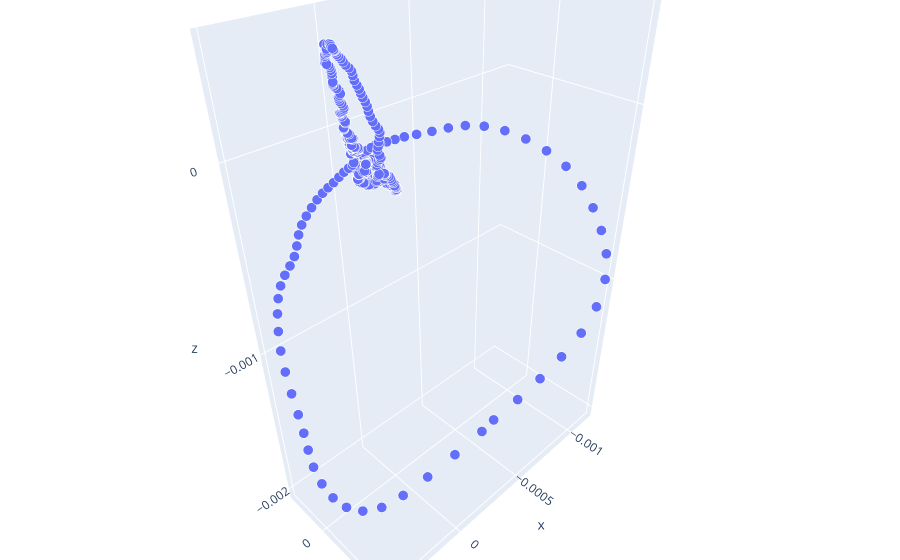
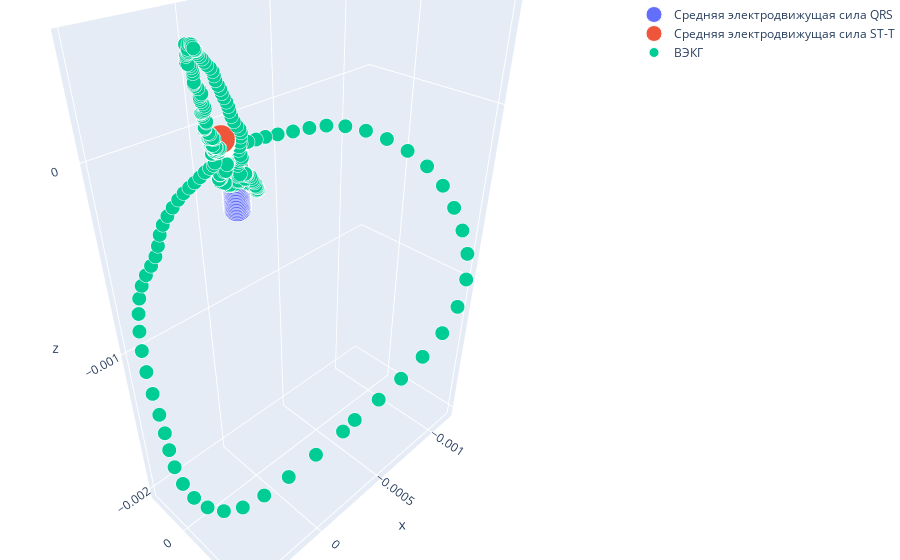

The cell these charts' notebook holds for them, in order:
### Markdown cell above
### Пример работы обработчика edf данных:

### Code cell
input ={}
input["data_edf"] = '../dataset/EDF EF/00030.edf'
input["n_term_start"] = 3
input["n_term_finish"] = None
input["filt"] = False
input["f_sreza"] = 0.7
input["f_sampling"] = 700
input["show_detected_pqrst"] = True
input["show_ecg"] = True
input["plot_3d"] = True
input["save_images"] = False
input["show_log_scaling"] = True
input["cancel_showing"] = False
input["qrs_loop_area"] = True
input["t_loop_area"] = True
input["show_log_loop_area"] = True
input["count_qrst_angle"] = True
input["show_log_qrst_angle"] = True
input['save_coord']=False
input["mean_filter"] = False
res = processing(input)

### Figure 1 — Plotly figure (JSON) as saved in the notebook; plotly's stock layout.template omitted (floating-point values rounded to 4 significant figures; data arrays with more than 128 entries replaced by an {"elided": "..."} marker saying what was removed)
{"data": [{"hovertemplate": "x=%{x}<br>y=%{y}<br>z=%{z}<br>size=%{marker.size}<extra></extra>", "legendgroup": "", "marker": {"color": "#636efa", "opacity": 1, "size": {"elided": "653 int values"}, "sizemode": "area", "sizeref": 1, "symbol": "circle"}, "mode": "markers", "name": "", "scene": "scene", "showlegend": false, "type": "scatter3d", "x": {"elided": "653 float values"}, "y": {"elided": "653 float values"}, "z": {"elided": "653 float values"}}], "layout": {"legend": {"itemsizing": "constant", "tracegroupgap": 0}, "margin": {"b": 0, "l": 0, "r": 0, "t": 0}, "scene": {"domain": {"x": [0, 1], "y": [0, 1]}, "xaxis": {"title": {"text": "x"}}, "yaxis": {"title": {"text": "y"}}, "zaxis": {"title": {"text": "z"}}}}}

### Figure 2 — Plotly figure (JSON) as saved in the notebook; plotly's stock layout.template omitted (floating-point values rounded to 4 significant figures; data arrays with more than 128 entries replaced by an {"elided": "..."} marker saying what was removed)
{"data": [{"marker": {"opacity": 1, "size": [20, 20, 20, 20, 20, 20, 20, 20, 20, 20, 20, 20, 20, 20, 20, 20, 20, 20, 20, 20, 20, 20, 20, 20, 20, 20, 20, 20, 20, 20, 20, 20, 20, 20, 20, 20, 20, 20, 20, 20, 20], "sizemode": "diameter"}, "mode": "markers", "name": "Средняя электродвижущая сила QRS", "type": "scatter3d", "x": [0, 1.099e-06, 2.197e-06, 3.296e-06, 4.395e-06, 5.493e-06, 6.592e-06, 7.69e-06, 8.789e-06, 9.888e-06, 1.099e-05, 1.208e-05, 1.318e-05, 1.428e-05, 1.538e-05, 1.648e-05, 1.758e-05, 1.868e-05, 1.978e-05, 2.087e-05, 2.197e-05, 2.307e-05, 2.417e-05, 2.527e-05, 2.637e-05, 2.747e-05, 2.856e-05, 2.966e-05, 3.076e-05, 3.186e-05, 3.296e-05, 3.406e-05, 3.516e-05, 3.625e-05, 3.735e-05, 3.845e-05, 3.955e-05, 4.065e-05, 4.175e-05, 4.285e-05, 4.395e-05], "y": [0, 1.349e-06, 2.697e-06, 4.046e-06, 5.394e-06, 6.743e-06, 8.091e-06, 9.44e-06, 1.079e-05, 1.214e-05, 1.349e-05, 1.483e-05, 1.618e-05, 1.753e-05, 1.888e-05, 2.023e-05, 2.158e-05, 2.293e-05, 2.427e-05, 2.562e-05, 2.697e-05, 2.832e-05, 2.967e-05, 3.102e-05, 3.236e-05, 3.371e-05, 3.506e-05, 3.641e-05, 3.776e-05, 3.911e-05, 4.046e-05, 4.18e-05, 4.315e-05, 4.45e-05, 4.585e-05, 4.72e-05, 4.855e-05, 4.99e-05, 5.124e-05, 5.259e-05, 5.394e-05], "z": [0, -6.078e-06, -1.216e-05, -1.823e-05, -2.431e-05, -3.039e-05, -3.647e-05, -4.255e-05, -4.862e-05, -5.47e-05, -6.078e-05, -6.686e-05, -7.294e-05, -7.902e-05, -8.509e-05, -9.117e-05, -9.725e-05, -0.0001033, -0.0001094, -0.0001155, -0.0001216, -0.0001276, -0.0001337, -0.0001398, -0.0001459, -0.000152, -0.000158, -0.0001641, -0.0001702, -0.0001763, -0.0001823, -0.0001884, -0.0001945, -0.0002006, -0.0002067, -0.0002127, -0.0002188, -0.0002249, -0.000231, -0.000237, -0.0002431]}, {"marker": {"opacity": 1, "size": [20, 20, 20, 20, 20, 20, 20, 20, 20, 20, 20, 20, 20, 20, 20, 20, 20, 20, 20, 20, 20, 20, 20, 20, 20, 20, 20, 20, 20, 20, 20, 20, 20, 20, 20, 20, 20, 20, 20, 20, 20], "sizemode": "diameter"}, "mode": "markers", "name": "Средняя электродвижущая сила ST-T", "type": "scatter3d", "x": [0, 2.317e-06, 4.633e-06, 6.95e-06, 9.266e-06, 1.158e-05, 1.39e-05, 1.622e-05, 1.853e-05, 2.085e-05, 2.317e-05, 2.548e-05, 2.78e-05, 3.012e-05, 3.243e-05, 3.475e-05, 3.707e-05, 3.938e-05, 4.17e-05, 4.402e-05, 4.633e-05, 4.865e-05, 5.096e-05, 5.328e-05, 5.56e-05, 5.791e-05, 6.023e-05, 6.255e-05, 6.486e-05, 6.718e-05, 6.95e-05, 7.181e-05, 7.413e-05, 7.645e-05, 7.876e-05, 8.108e-05, 8.34e-05, 8.571e-05, 8.803e-05, 9.035e-05, 9.266e-05], "y": [0, 1.049e-06, 2.098e-06, 3.147e-06, 4.196e-06, 5.245e-06, 6.294e-06, 7.343e-06, 8.392e-06, 9.441e-06, 1.049e-05, 1.154e-05, 1.259e-05, 1.364e-05, 1.469e-05, 1.574e-05, 1.678e-05, 1.783e-05, 1.888e-05, 1.993e-05, 2.098e-05, 2.203e-05, 2.308e-05, 2.413e-05, 2.518e-05, 2.623e-05, 2.727e-05, 2.832e-05, 2.937e-05, 3.042e-05, 3.147e-05, 3.252e-05, 3.357e-05, 3.462e-05, 3.567e-05, 3.672e-05, 3.776e-05, 3.881e-05, 3.986e-05, 4.091e-05, 4.196e-05], "z": [0, 1.881e-06, 3.761e-06, 5.642e-06, 7.523e-06, 9.403e-06, 1.128e-05, 1.316e-05, 1.505e-05, 1.693e-05, 1.881e-05, 2.069e-05, 2.257e-05, 2.445e-05, 2.633e-05, 2.821e-05, 3.009e-05, 3.197e-05, 3.385e-05, 3.573e-05, 3.761e-05, 3.949e-05, 4.137e-05, 4.325e-05, 4.514e-05, 4.702e-05, 4.89e-05, 5.078e-05, 5.266e-05, 5.454e-05, 5.642e-05, 5.83e-05, 6.018e-05, 6.206e-05, 6.394e-05, 6.582e-05, 6.77e-05, 6.958e-05, 7.146e-05, 7.334e-05, 7.523e-05]}, {"marker": {"opacity": 1, "size": {"elided": "653 int values"}, "sizemode": "diameter"}, "mode": "markers", "name": "ВЭКГ", "type": "scatter3d", "x": {"elided": "653 float values"}, "y": {"elided": "653 float values"}, "z": {"elided": "653 float values"}}], "layout": {"margin": {"b": 0, "l": 0, "r": 0, "t": 0}}}
